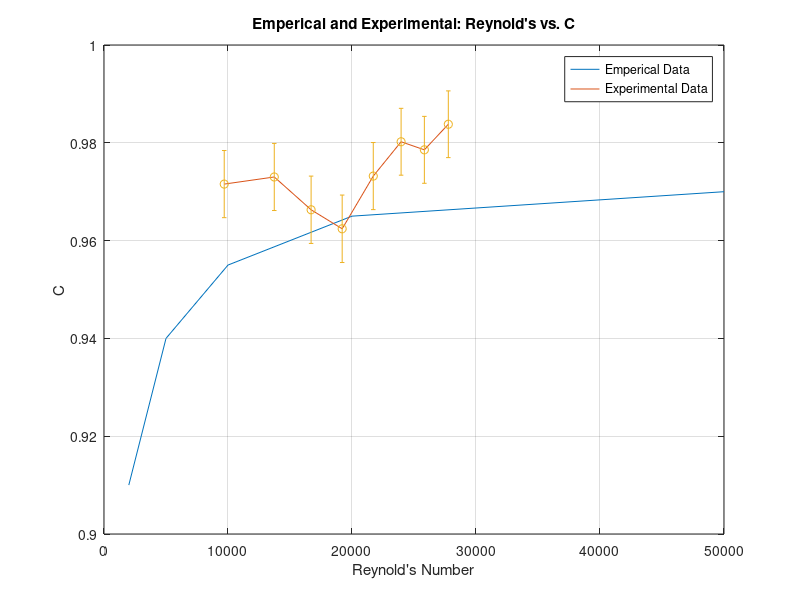
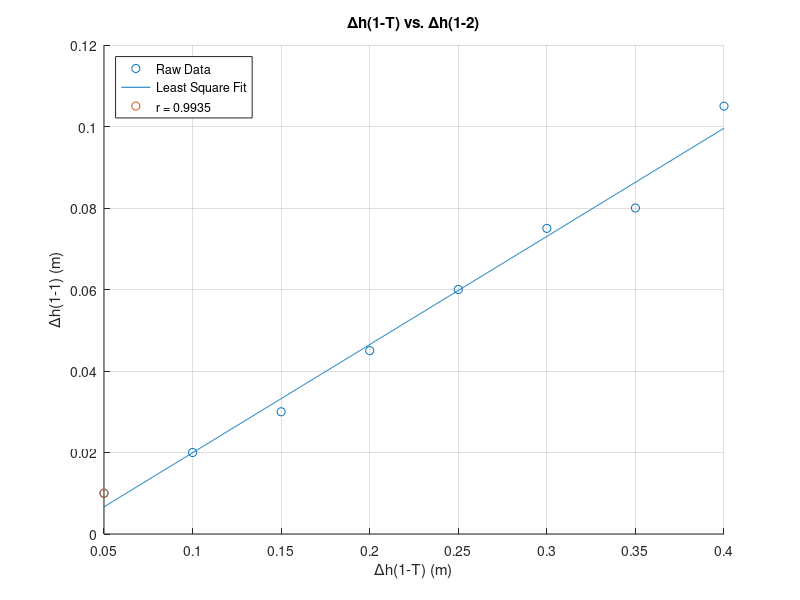

Source code (MATLAB) for these figures, in order:
% AE 341 Lab 2

clc, clear

% ------------------------------------------------------------------------
% Data
% ------------------------------------------------------------------------

V1 = [25; 25; 25; 15; 15; 15; 15; 15]; % L
V2 = [35; 35; 35; 25; 25; 25; 25; 25];
t1 = [42.04; 45.25; 48.93; 32.24; 36.51; 42.07; 51.09; 72.23]; % s
t2 = [58.77; 63.07; 67.82; 53.7; 60.61; 69.57; 84.75; 120.25];

dh1T = (400:-50:50)'/1000; % m
dh12 = [105; 80; 75; 60; 45; 30; 20; 10]/1000;

Temp = 18; % C
D1 = .026; % m
DT = .016;
D2 = D1;
A1 = 5.3e-4; % m^2
AT = 2e-4;
A2 = A1;
p = 998.68; % kg/m^3
dv = 1.05; %Ns/m^2
g = 9.795; % m/s^2

Re_E = [2; 5; 10; 20; 50] .* 1000;
C_E = [.910; .940; .955; .965; .970];

% ------------------------------------------------------------------------
% Calculations
% ------------------------------------------------------------------------

Q1 = V1 ./ t1;
Q2 = V2 ./ t2;
Q_e = (Q1 + Q2) /2;

V1_e = Q_e / A1;
ReD = (V1_e .* D1 .* p) ./ dv; % kg/m*s
Q_t = AT .* sqrt((2.*g.*dh1T)/(1-((DT/D1)^4))) *1000;
C = Q_e ./ Q_t;
err = (.95 .* (std(C) ./ sqrt(C)));

coe = polyfit(dh1T, dh12, 1);
xF = linspace(min(dh1T), max(dh1T), 1000);
yF = polyval(coe, xF);


pHeadLoss = dh12./dh1T;

% ------------------------------------------------------------------------
% Plot
% ------------------------------------------------------------------------

figure(1)
plot(Re_E, C_E)
hold on
plot(ReD,C)
errorbar(ReD,C,err,'o')

grid on
xlabel("Reynold's Number")
ylabel('C')
title("Emperical and Experimental: Reynold's vs. C")
legend('Emperical Data', 'Experimental Data', 'Location', 'NorthEast')
hold off

figure(2)
scatter(dh1T, dh12)
hold on
plot(xF, yF)
scatter(min(dh1T),min(dh12))
grid on
xlabel("Δh(1-T) (m)")
ylabel('Δh(1-1) (m)')
title("Δh(1-T) vs. Δh(1-2)")
legend('Raw Data', 'Least Square Fit', 'r = 0.9935', 'Location', 'NorthWest')
hold off
